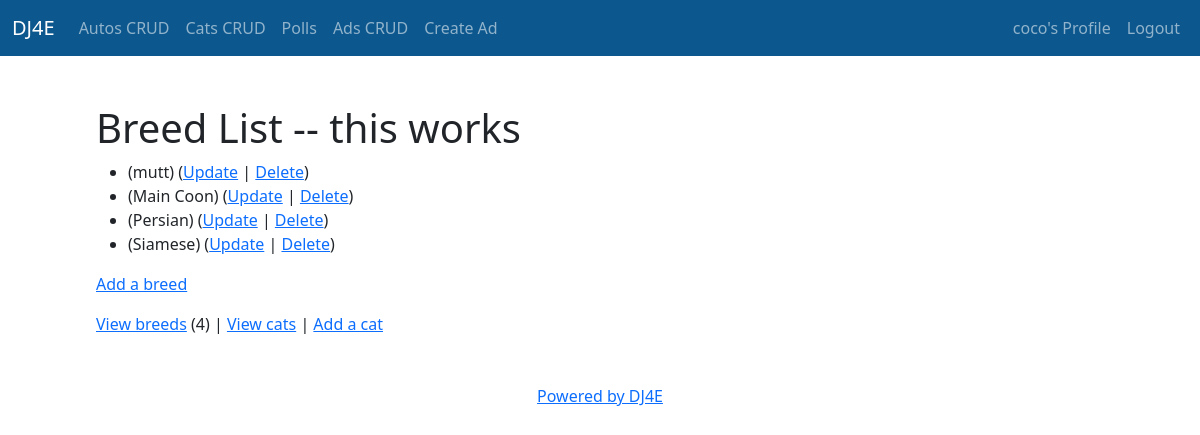
Screenshot of /cats/breed/ (signed in) with the database file from the repository.
### cats/models.py (models this page shows, shortened)
class Breed(models.Model):
    name = models.CharField(
        max_length=200,
        validators=[MinLengthValidator(2, "Breed must be greater than 1 character")]
    )

### cats/views.py (the view)
# urls.py: path('breed/', views.BreedList.as_view(), name='breed_list'),
class BreedList(LoginRequiredMixin, ListView):
    model = Breed
    fields = '__all__'
    success_url = reverse_lazy('cats:breed_list')
    def get(self, request):
        bc = Breed.objects.all().count()
        bl = Breed.objects.all()
        ctx = {'breed_count': bc, 'breed_list': bl}
        return render(request, 'cats/breed_list.html', ctx)

### home/context_processors.py (called while the page is built)
def settings(request):
    return {
        'settings': django_settings,
    }

### cats/templates/cats/breed_list.html
{% extends "base_bootstrap.html" %}
{% block content %}
<h1>Breed List -- this works</h1>
  {% if breed_list %}
  <ul>
    {% for breed in breed_list %}
      <li>
          ({{ breed.name }})
          (<a href="{% url 'cats:breed_update' breed.id %}">Update</a> |
          <a href="{% url 'cats:breed_delete' breed.id %}">Delete</a>) <br/>
      </li>
    {% endfor %}
  </ul>
  {% else %}
    <p>There are no breeds in the library.</p>
  {% endif %}
  <p>
    {% if breed_count > 0 %}
      <a href="{% url 'cats:breed_create' %}">Add a breed</a>
    {% else %}
      Please add a breed before you add a cat.
    {% endif %}
  </p>
  <p>
  <a href="{% url 'cats:breed_list' %}">View breeds</a> ({{ breed_count }}) | <a href="{% url 'cats:cat_list' %}">View cats</a>  |
    <a href="{% url 'cats:cat_create' %}">Add a cat</a>
  </p>
{% endblock %}

### home/templates/partials/_navbar.html (shortened to what this page needs)
<nav class="navbar navbar-expand-lg navbar-dark" style="background-color:  #0c578d;">
    <div class="container-fluid">
      <a class="navbar-brand" href="{% url 'home' %}">DJ4E</a>
      <div class="collapse navbar-collapse" id="navbarSupportedContent">
          <ul class="navbar-nav me-auto mb-2 mb-lg-0">
            <li class="nav-item">
              <a class="nav-link {% if 'autos' == request.path %} active" style="color: red;" {% endif %} aria-current="page" href="{% url 'autos:all' %}">Autos CRUD</a>
            </li>
            <li class="nav-item">
              <a class="nav-link" aria-current="page" href="{% url 'cats:cat_list' %}">Cats CRUD</a>
            </li>
            <li class="nav-item">
              <a class="nav-link" aria-current="page" href="{% url 'polls:index' %}">Polls</a>
            </li>
            <li class="nav-item">
              <a class="nav-link" aria-current="page" href="{% url 'ads:all' %}">Ads CRUD</a>
            </li>
            <li class="nav-item">
              <a class="nav-link" aria-current="page" href="{% url 'ads:ad_create' %}">Create Ad</a>
            </li>
          </ul>
        </div>
  <div class="nav navbar-nav navbar-right">
    {% if user.is_authenticated %}
      <a class="nav-item nav-link" href="#">{{user}}'s Profile</a>
      <a class="nav-item nav-link" href="{% url 'logout' %}">Logout</a>
    {% else %}
      <a class="nav-item nav-link" href="{% url 'login' %}">Login</a>
      <a class="nav-item nav-link" href="#">Register</a>
    {% endif %}
  </div>
      </div>
    </nav>

### rows the page displays
Breed: name "mutt"
Breed: name "Main Coon"
Breed: name "Persian"
Breed: name "Siamese"

### other values shown
{{ user }} "coco"
{{ breed_count }} "4"
